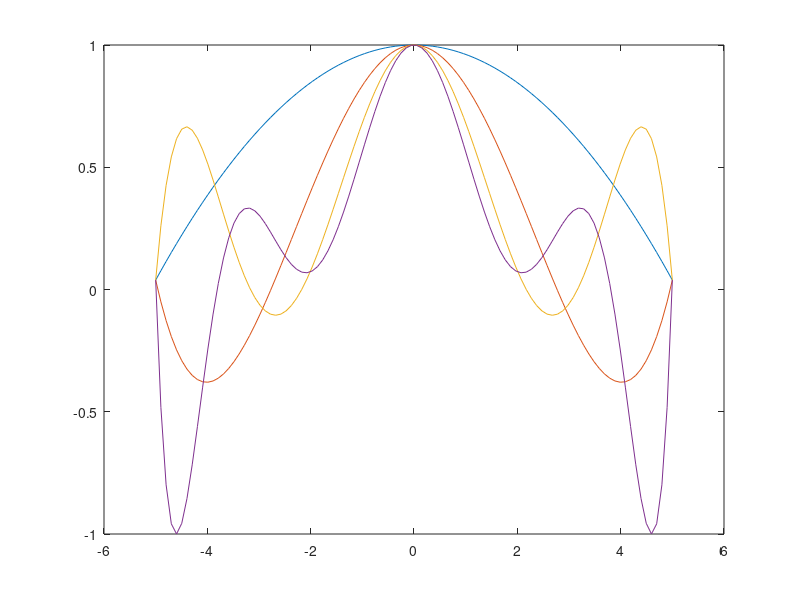

The MATLAB source for this figure:
x = linspace(-5,5);
y1 = 0.0384615+0.192308.*(x+5)-0.0384615.*(x+5).*(x-0);
y2 = 0.0384615+0.0397878.*(x+5)+0.061008.*(x+5).*(x+2.5)-0.0265252.*(x+5).*(x+2.5).*(x-0)+0.00530504.*(x+5).*(x+2.5).*(x-0).*(x-2.5);
y3 = 0.0384615+0.0264644.*(x+5)+0.0248454.*(x+5).*(x+3.33333)+0.0149446.*(x+5).*(x+3.33333).*(x+1.66667)-0.0131699.*(x+5).*(x+3.33333).*(x+1.66667).*(x-0)+0.00420316.*(x+5).*(x+3.33333).*(x+1.66667).*(x-0).*(x-1.66667)-0.000840633.*(x+5).*(x+3.33333).*(x+1.66667).*(x-0).*(x-1.66667).*(x-3.33333);
y4 = 0.0384615+0.0223428.*(x+5)+0.013956.*(x+5).*(x+3.75)+0.0117043.*(x+5).*(x+3.75).*(x+2.5)+0.000674338.*(x+5).*(x+3.75).*(x+2.5).*(x+1.25)-0.00489646.*(x+5).*(x+3.75).*(x+2.5).*(x+1.25).*(x-0)+0.00243964.*(x+5).*(x+3.75).*(x+2.5).*(x+1.25).*(x-0).*(x-1.25)-0.000687223.*(x+5).*(x+3.75).*(x+2.5).*(x+1.25).*(x-0).*(x-1.25).*(x-2.5)+0.000137445.*(x+5).*(x+3.75).*(x+2.5).*(x+1.25).*(x-0).*(x-1.25).*(x-2.5).*(x-3.75);
y5 = 1./(1+x.*x);
plot(x,y1,x,y2,x,y3,x,y4)